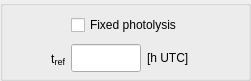
     <widget class="QGroupBox" name="species_photo_group">
      <property name="geometry">
       <rect>
        <x>10</x>
        <y>70</y>
        <width>251</width>
        <height>81</height>
       </rect>
      </property>
      <property name="title">
       <string/>
      </property>
      <widget class="QWidget" name="gridLayoutWidget_23">
       <property name="geometry">
        <rect>
         <x>10</x>
         <y>10</y>
         <width>231</width>
         <height>62</height>
        </rect>
       </property>
       <layout class="QGridLayout" name="species_foto_grid" columnminimumwidth="0,0,0">
        <property name="sizeConstraint">
         <enum>QLayout::SetMinimumSize</enum>
        </property>
        <item row="0" column="1" colspan="2">
         <widget class="QCheckBox" name="sw_species_photolysis">
          <property name="minimumSize">
           <size>
            <width>0</width>
            <height>28</height>
           </size>
          </property>
          <property name="maximumSize">
           <size>
            <width>16777215</width>
            <height>25</height>
           </size>
          </property>
          <property name="toolTip">
           <string>fixed photolysis switch</string>
          </property>
          <property name="layoutDirection">
           <enum>Qt::LeftToRight</enum>
          </property>
          <property name="text">
           <string>Fixed photolysis</string>
          </property>
         </widget>
        </item>
        <item row="1" column="1">
         <widget class="QLineEdit" name="input_species_photolysis_tref">
          <property name="sizePolicy">
           <sizepolicy hsizetype="Fixed" vsizetype="Expanding">
            <horstretch>0</horstretch>
            <verstretch>0</verstretch>
           </sizepolicy>
          </property>
          <property name="minimumSize">
           <size>
            <width>70</width>
            <height>0</height>
           </size>
          </property>
          <property name="maximumSize">
           <size>
            <width>70</width>
            <height>16777215</height>
           </size>
          </property>
          <property name="toolTip">
           <string>Reference time</string>
          </property>
          <property name="text">
           <string/>
          </property>
          <property name="alignment">
           <set>Qt::AlignRight|Qt::AlignTrailing|Qt::AlignVCenter</set>
          </property>
         </widget>
        </item>
        <item row="1" column="0">
         <widget class="QLabel" name="label_species_photolysis_tref">
          <property name="sizePolicy">
           <sizepolicy hsizetype="Fixed" vsizetype="Preferred">
            <horstretch>0</horstretch>
            <verstretch>0</verstretch>
           </sizepolicy>
          </property>
          <property name="minimumSize">
           <size>
            <width>55</width>
            <height>0</height>
           </size>
          </property>
          <property name="maximumSize">
           <size>
            <width>55</width>
            <height>16777215</height>
           </size>
          </property>
          <property name="toolTip">
           <string/>
          </property>
          <property name="text">
           <string>&lt;html&gt;t&lt;span style=&quot; font-size:14px; vertical-align:sub;&quot;&gt;ref&lt;/span&gt;&lt;/html&gt;</string>
          </property>
          <property name="alignment">
           <set>Qt::AlignRight|Qt::AlignTrailing|Qt::AlignVCenter</set>
          </property>
         </widget>
        </item>
        <item row="1" column="2">
         <widget class="QLabel" name="unitlabel_species_photolysis_tref">
          <property name="toolTip">
           <string/>
          </property>
          <property name="text">
           <string>[h UTC]</string>
          </property>
          <property name="alignment">
           <set>Qt::AlignLeading|Qt::AlignLeft|Qt::AlignVCenter</set>
          </property>
         </widget>
        </item>
       </layout>
      </widget>
     </widget>
